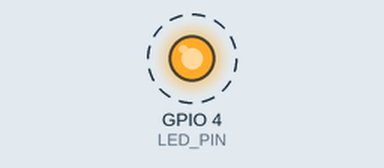
Bench run of a sketch on a simulated ESP32. On the bench: output pins drawn as LEDs (lit = HIGH). Dashed ring = blinking. What the sketch prints to the serial monitor is not drawn.

Above: at 0.5 s.
Timing chart, 0 to 4.6 s (numbered marks = the images above):
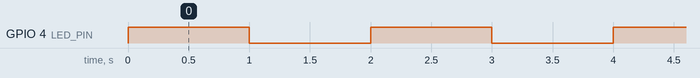

Measured:
- by itself, GPIO 4 (LED_PIN): alternates HIGH for 1.0 s and LOW for 1.0 s

The sketch:

cam.ino
```cpp
#include <Arduino.h>

#define LED_PIN 4  // El LED flash de la ESP32-CAM está conectado al GPIO 4

void setup() {
  Serial.begin(115200);
  pinMode(LED_PIN, OUTPUT);  // Configura el GPIO 4 como salida
  Serial.println("Control del LED en la ESP32-CAM");
}

void loop() {
  digitalWrite(LED_PIN, HIGH);  // Enciende el LED
  delay(1000);                  // Espera 1 segundo
  digitalWrite(LED_PIN, LOW);   // Apaga el LED
  delay(1000);                  // Espera 1 segundo
}
```
